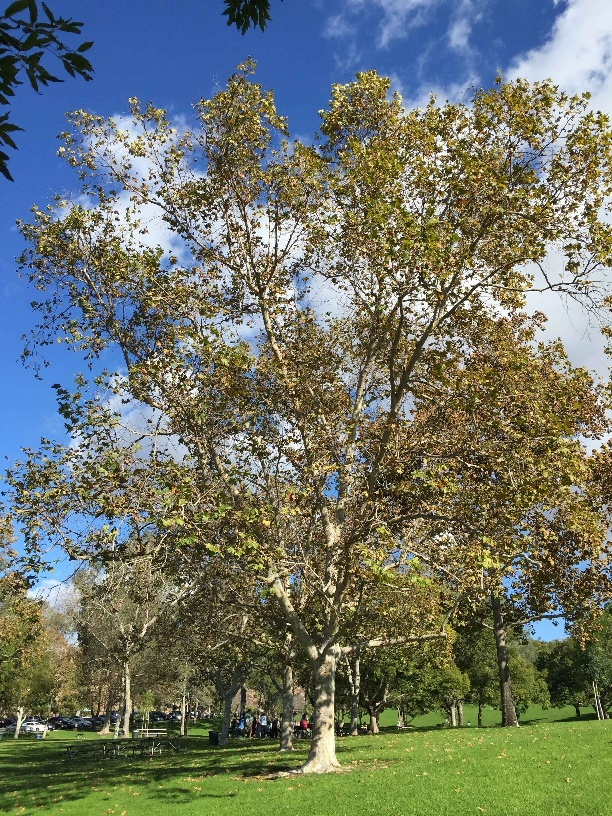
#> input picture images/compressed-heavy.jpg, 612 x 816 px, found by its file name
$ python getMean_Std.py
#> lines starting #> are read from the running program, lines starting #| are printed output that depends on the picture
import numpy as np
import cv2

# 读取图像
img = cv2.imread('D:\AI\Image_Quality\opencv-practical-exercise-master\ITEM 30-39\ITEM37 OpenCV_BRISQUE\images\compressed-heavy.jpg')
#> img is the input picture: shape (816, 612, 3); mean B, G, R 104.4, 117.2, 110.4

# 定义局部均值和方差计算函数
def local_stats(img_array, block_size):
    # 初始化均值和方差图像数组
#> called with block_size = 3
    img_avg = np.zeros_like(img_array, dtype=np.float32)
    img_var = np.zeros_like(img_array, dtype=np.float32)
    # 迭代图像数组中所有的块
    for i in range(0, img_array.shape[0]-block_size+1, block_size):
        for j in range(0, img_array.shape[1]-block_size+1, block_size):
            # 计算当前块的均值和方差，并将其赋值给均值和方差图像数组中的相应位置
            block = img_array[i:i+block_size, j:j+block_size, :]
            mean, std = cv2.meanStdDev(block)
            img_avg[i:i+block_size, j:j+block_size, :] = mean
            img_var[i:i+block_size, j:j+block_size, :] = std
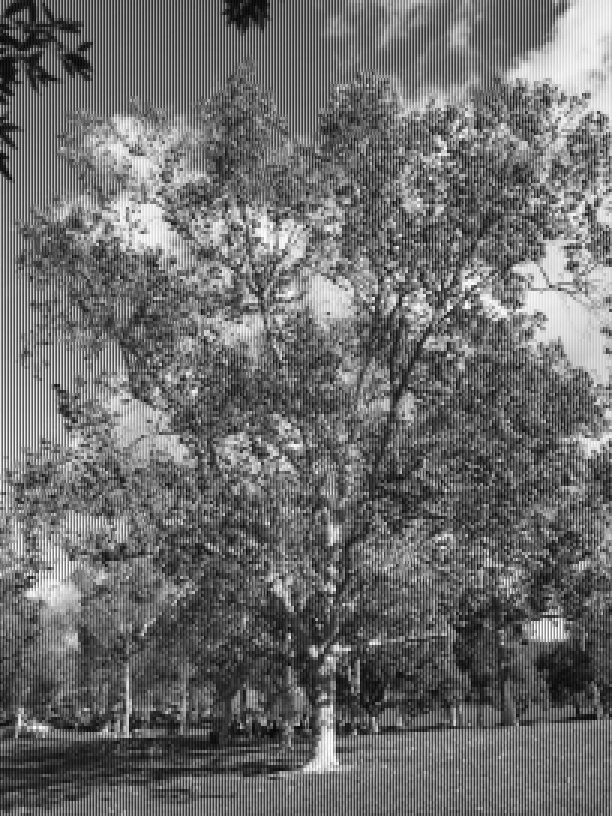
#> img_avg: shape (816, 612, 3) float32; min 2.56, max 254.9, mean 110.7
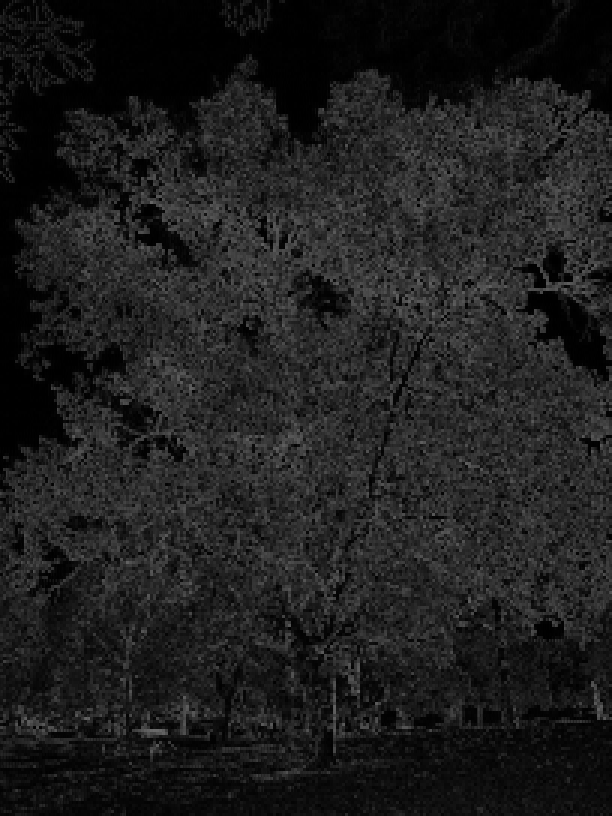
#> img_var: shape (816, 612, 3) float32; min 0, max 108, mean 30.6
    return img_avg, img_var

# 计算局部均值和方差
img_avg, img_var = local_stats(img, 3)

# 显示原图、均值图像和方差图像
cv2.imshow('Original Image', img)
cv2.imshow('Local Mean Image', img_avg.astype(np.uint8))
cv2.imshow('Local Variance Image', img_var.astype(np.uint8))
cv2.waitKey(0)

# # 保存均值图像和方差图像
# cv2.imwrite('local_mean_image.jpg', img_avg.astype(np.uint8))
# cv2.imwrite('local_variance_image.jpg', img_var.astype(np.uint8))
